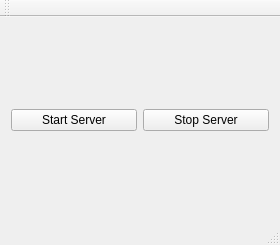
<?xml version="1.0" encoding="UTF-8"?>
<ui version="4.0">
 <class>MainView</class>
 <widget class="QMainWindow" name="MainView">
  <property name="geometry">
   <rect>
    <x>0</x>
    <y>0</y>
    <width>280</width>
    <height>245</height>
   </rect>
  </property>
  <property name="windowTitle">
   <string>MainView</string>
  </property>
  <widget class="QWidget" name="centralWidget">
   <layout class="QHBoxLayout" name="horizontalLayout">
    <item>
     <widget class="QPushButton" name="btnStartServer">
      <property name="text">
       <string>Start Server</string>
      </property>
     </widget>
    </item>
    <item>
     <widget class="QPushButton" name="btnStopServer">
      <property name="text">
       <string>Stop Server</string>
      </property>
     </widget>
    </item>
   </layout>
  </widget>
  <widget class="QMenuBar" name="menuBar">
   <property name="geometry">
    <rect>
     <x>0</x>
     <y>0</y>
     <width>280</width>
     <height>21</height>
    </rect>
   </property>
  </widget>
  <widget class="QToolBar" name="mainToolBar">
   <attribute name="toolBarArea">
    <enum>TopToolBarArea</enum>
   </attribute>
   <attribute name="toolBarBreak">
    <bool>false</bool>
   </attribute>
  </widget>
  <widget class="QStatusBar" name="statusBar"/>
 </widget>
 <layoutdefault spacing="6" margin="11"/>
 <resources/>
 <connections/>
</ui>
